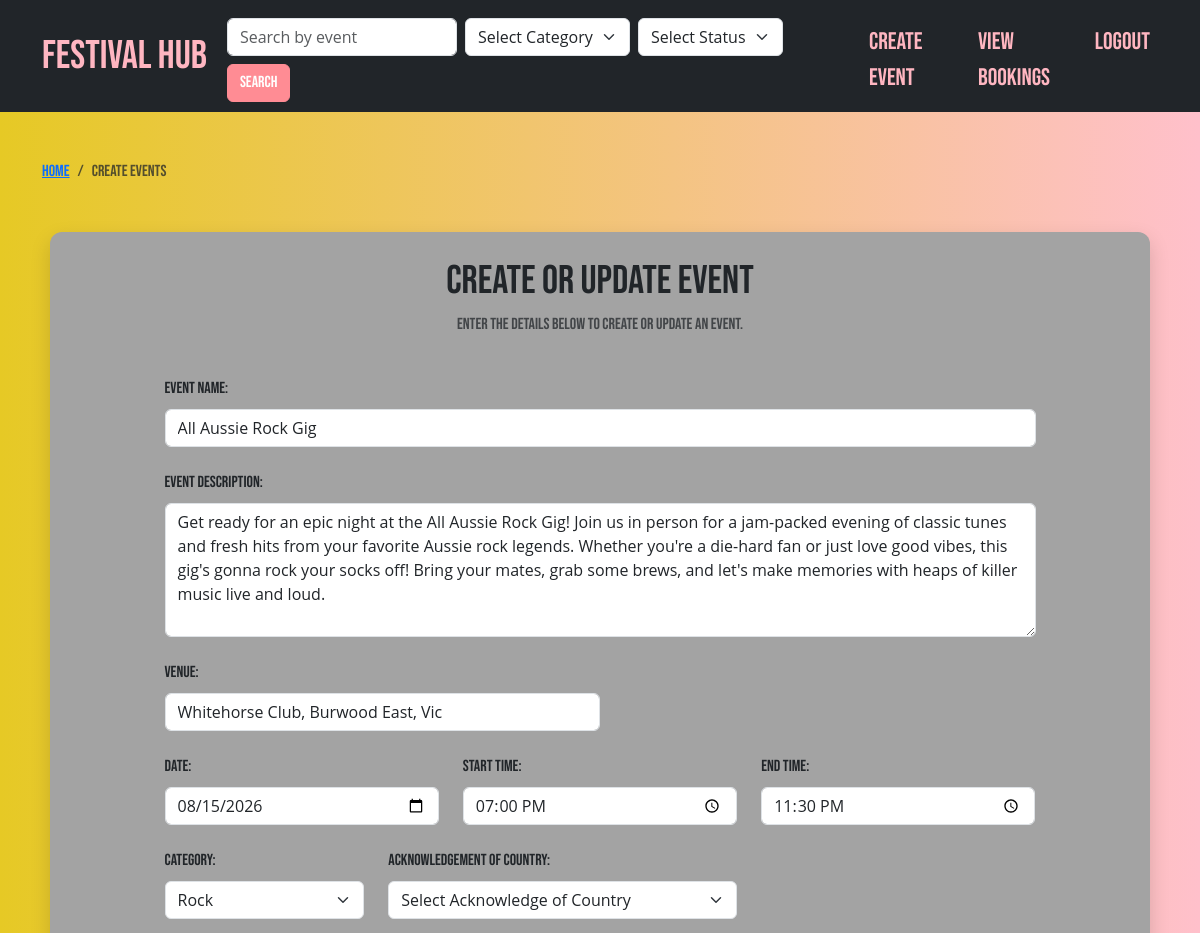
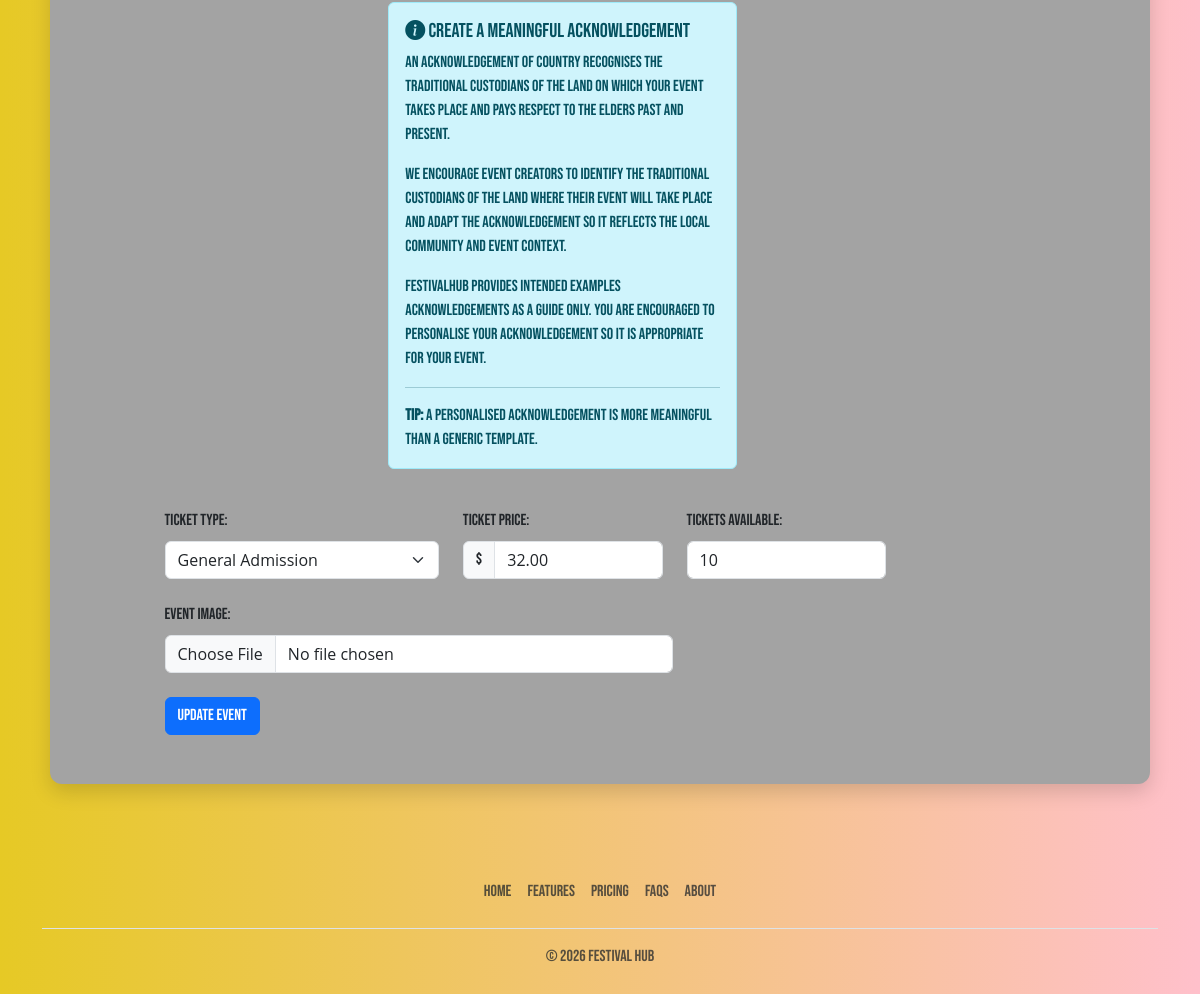
/update-festival/5 (signed in), run on the app's committed database (2 pictures, top to bottom).
### FestivalHub/models.py (models this page shows, shortened)
class Event(db.Model):
    __tablename__ = 'events'
    id = db.Column(db.Integer, primary_key=True)
    event_name = db.Column(db.String(50), nullable=False)
    event_description = db.Column(db.String(500), nullable=False)
    category = db.Column(db.String(10), nullable=False)
    date = db.Column(db.Date, nullable=False)
    start_time = db.Column(db.Time, nullable=False)
    end_time = db.Column(db.Time, nullable=False)
    venue = db.Column(db.String(20), nullable=False)
    event_status = db.Column(db.String(20), nullable=False)
    acknowledgement_of_country = db.Column(db.String(100), nullable=False)
    ticket_type = db.Column(db.String(20), nullable=False)
    tickets_price = db.Column(db.String(30), nullable=False)
    tickets_available = db.Column(db.Integer, nullable=False)
    image = db.Column(db.String(400), nullable=False)
    created_at = db.Column(db.DateTime(), nullable=False, default=datetime.utcnow)
    comments = db.relationship('Comment', backref='event', lazy=True)

### FestivalHub/__init__.py (the view, shortened to what this page needs)
    @app.route("/update-festival/<int:event_id>", methods=["GET", "POST"])
    @login_required
    def update_festival(event_id):
        from .forms import CreateOrUpdateEventForm
        from .models import Event
        event = Event.query.get_or_404(event_id)
        form = CreateOrUpdateEventForm(obj=event)
        if request.method == "GET":
            form.tickets_price.data = float(event.tickets_price)
        print("REQUEST METHOD:", request.method)
        print("FORM DATA:", request.form)
        print("FORM ERRORS:", form.errors)
        return render_template("create-festival.html", form=form, editing=True)

### FestivalHub/templates/create-festival.html (shortened to what this page needs)
{% extends "base.html" %}
{% block content %}
  <div class="container py-5">
    <nav aria-label="breadcrumb">
      <ol class="breadcrumb">
        <li class="breadcrumb-item">
          <a href="{{ url_for('index') }}">Home</a>
        </li>
        <li class="breadcrumb-item active" aria-current="page">
          Create Events
        </li>
      </ol>
    </nav>
    <div class="event-form mt-5">
      <div class="row justify-content-center">
        <h1 class="text-center">Create or Update Event</h1>
        <p class="text-center text-muted">
          Enter the details below to create or update an event.
        </p>
        <div class="col-lg-10 col-md-12">
          <form method="POST" novalidate enctype="multipart/form-data">
            <div class="mt-4 mb-4">
              <label class="form-label">Event Name:</label>
              {{ form.event_name(
                class="form-control is-invalid" if form.event_name.errors else "form-control",
                placeholder="Enter a name of the event."
              ) }}
            </div>
            <div class="mt-4 mb-4">
              <label class="form-label">Event Description:</label>
              {{ form.event_description(
                class="form-control is-invalid" if form.event_description.errors else "form-control",
                rows=5,
                placeholder="Enter a description of the event."
              ) }}
            </div>
            <div class="mb-4 col-md-6">
              <label class="form-label">Venue:</label>
              {{ form.venue(
                class="form-control is-invalid" if form.venue.errors else "form-control",
                placeholder="Enter the location or venue of the event."
              ) }}
            </div>
            <div class="row">
              <div class="mb-4 col-md-4">
                <label class="form-label">Date:</label>
                {{ form.date(
                  class="form-control is-invalid" if form.date.errors else "form-control"
                ) }}
              </div>
              <div class="mb-4 col-md-4">
                <label class="form-label">Start Time:</label>
                {{ form.start_time(
                  class="form-control is-invalid" if form.start_time.errors else "form-control"
                ) }}
              </div>
              <div class="mb-4 col-md-4">
                <label class="form-label">End Time:</label>
                {{ form.end_time(
                  class="form-control is-invalid" if form.end_time.errors else "form-control"
                ) }}
              </div>
            </div>
            <div class="row">
              <div class="mb-4 col-md-3">
                <label class="form-label">Category:</label>
                {{ form.category(
                  class="form-select is-invalid" if form.category.errors else "form-select"
                ) }}
              </div>
              <div class="mb-4 col-md-5">
                <label class="form-label">Acknowledgement of Country:</label>
                {{ form.acknowledgement(
                  class="form-select is-invalid" if form.acknowledgement.errors else "form-select"
                ) }}
                <div class="alert alert-info mt-3">
                  <h5 class="alert-heading">
                    <i class="bi bi-info-circle-fill"></i>
                    Create a Meaningful Acknowledgement
                  </h5>
                  <p>
                    An Acknowledgement of Country recognises the Traditional Custodians of the land on
                    which your event takes place and pays respect to the Elders past and present.
                  </p>
                  <p>
                    We encourage event creators to identify the Traditional Custodians of the land where their event
                    will take place and adapt the acknowledgement so it reflects the local community and event context.
                  </p>
                  <p>
                    FestivalHub provides intended examples acknowledgements as a guide only. You are encouraged to personalise
                    your acknowledgement so it is appropriate for your event.
                  </p>
                  <hr>
                  <p class="mb-0">
                    <strong>Tip:</strong> A personalised acknowledgement is more meaningful than a generic template.
                  </p>
                </div>
              </div>
            </div>
            <div class="row">
              <div class="mb-4 col-md-4">
                <label class="form-label">Ticket Type:</label>
                {{ form.ticket_type(
                  class="form-select is-invalid" if form.ticket_type.errors else "form-select"
                ) }}
              </div>
              <div class="mb-4 col-md-3">
                <label class="form-label">Ticket Price:</label>
                <div class="input-group">
                  <span class="input-group-text">$</span>
                  {{ form.tickets_price(
                    class="form-control is-invalid" if form.tickets_price.errors else "form-control",
                    placeholder="0.00"
                  ) }}
                </div>
              </div>
              <div class="mb-4 col-md-3">
                <label class="form-label">Tickets Available:</label>
                {{ form.tickets_available(
                  class="form-control is-invalid" if form.tickets_available.errors else "form-control",
                  placeholder="Enter available tickets."
                ) }}
              </div>
            </div>
            <div class="mb-4 col-md-7">
              <label class="form-label">Event Image:</label>
              {{ form.event_image(
                class="form-control is-invalid" if form.event_image.errors else "form-control"
              ) }}
            </div>
            {% if editing %}
              {{ form.submit(class="btn btn-primary mb-4", value="Update Event") }}
            {% else %}
              {{ form.submit(class="btn btn-primary mb-4", value="Create Event") }}
            {% endif %}
          </form>
        </div>
      </div>
    </div>
  </div>
{% endblock %}

### FestivalHub/static/style/style.css (style rules this page uses)
body { background: linear-gradient(to right, rgb(230, 201, 37), pink); }
.event-form { background-color: rgb(163, 163, 163); box-shadow: 0 8px 20px rgba(0, 0, 0, 0.15); padding: 25px; border-radius: 12px; max-width: 1100px; margin: 0 auto; }
.form-control { font-family: 'Open Sans', sans-serif; }
.form-select { font-family: 'Open Sans', sans-serif; }
* { font-family: "Bebas Neue", sans-serif; font-weight: 400; font-style: normal; }

### data on the page
Event: event_name "All Aussie Rock Gig", event_description "Get ready for an epic night at the All Aussie Rock Gig! Join us in person for a jam-packed evening of classic tunes and fresh hits from your favorite Aussie rock legends. Whether you're a die-hard fan or just love good vibes, this gig's gonna rock your socks off! Bring your mates, grab some brews, and let's make memories with heaps of killer music live and loud.", venue "Whitehorse Club, Burwood East, Vic", date "08/15/2026", start_time "19:00", end_time "23:30", category "Rock", ticket_type "General Admission", tickets_price "32.00", tickets_available "10"
